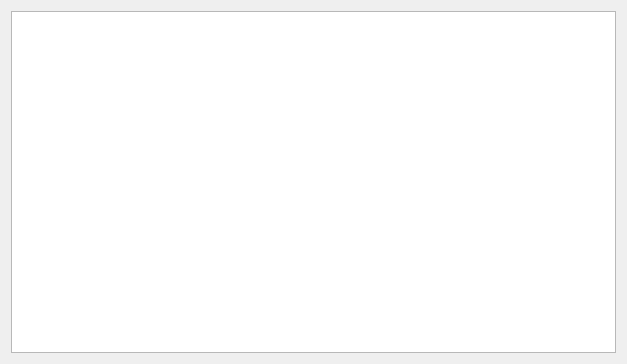
<?xml version="1.0" encoding="UTF-8"?>
<ui version="4.0">
 <class>LogPage</class>
 <widget class="QWidget" name="LogPage">
  <property name="geometry">
   <rect>
    <x>0</x>
    <y>0</y>
    <width>627</width>
    <height>364</height>
   </rect>
  </property>
  <property name="windowTitle">
   <string>Form</string>
  </property>
  <layout class="QHBoxLayout" name="horizontalLayout">
   <item>
    <widget class="QPlainTextEdit" name="logEdit">
     <property name="readOnly">
      <bool>true</bool>
     </property>
     <property name="maximumBlockCount">
      <number>4096</number>
     </property>
    </widget>
   </item>
  </layout>
 </widget>
 <resources/>
 <connections/>
</ui>
